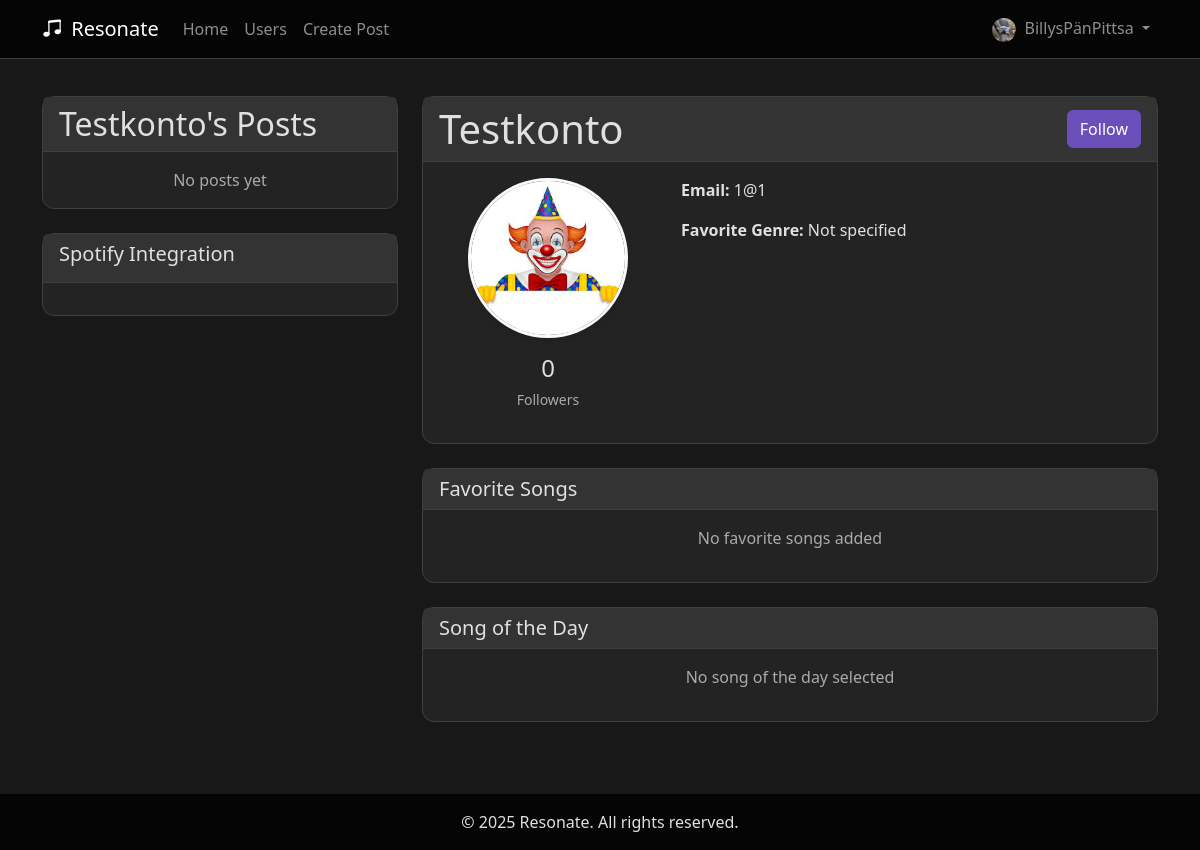
The app's page /profile/Testkonto (signed in) with its own data.
### app.py (models this page shows, shortened)
class User(UserMixin, db.Model):
    __tablename__ = 'users'
    userId = db.Column(db.String(36), primary_key=True, default=lambda: str(uuid.uuid4()))
    username = db.Column(db.String(80), nullable=False)
    email = db.Column(db.String(120), unique=True, nullable=False)
    password = db.Column(db.String(128))
    profilePicture = db.Column(db.String, nullable=True, default='default.jpg')
    favoriteGenres = db.Column(db.String, nullable=True)
    createdAt = db.Column(db.DateTime, default=datetime.utcnow)
    spotify_access_token = db.Column(db.String(255), nullable=True)
    spotify_refresh_token = db.Column(db.String(255), nullable=True)
    spotify_user_id = db.Column(db.String(255), nullable=True)
    spotify_token_expiry = db.Column(db.DateTime, nullable=True)
    bio = db.Column(db.Text, nullable=True)
    sotd_title = db.Column(db.String(200), nullable=True)
    sotd_artist = db.Column(db.String(200), nullable=True)
    song_picture = db.Column(db.String(200), nullable=True)
    favorite_songs = db.Column(db.String, nullable=True)
    followed = db.relationship(
        'User',
        secondary=followers,
        primaryjoin=(followers.c.follower_id == userId),
        secondaryjoin=(followers.c.followed_id == userId),
        backref=db.backref('followers', lazy='dynamic'),
        lazy='dynamic'
    )
    def get_id(self):
        return self.userId
    def is_following(self, user):
        return self.followed.filter(followers.c.followed_id == user.userId).count() > 0

### app.py (the view)
@app.route('/profile/<username>')
def profile(username):
    user = User.query.filter_by(username=username).first_or_404()
    posts = Post.query.filter_by(userId=user.userId).order_by(Post.created_at.desc()).all()
    return render_template('profile.html', user=user, posts=posts)

### app.py (called while the page is built)
@login_manager.user_loader
def load_user(user_id):
    return db.session.get(User, user_id)

### templates/profile.html (shortened to what this page needs)
{% extends "base.html" %}
{% block content %}
<div class="container mt-5">
    <div class="row">
        <div class="col-md-4">
            <div class="card mb-4">
                <div class="card-header">
                    <h2 class="mb-0">{{ user.username }}'s Posts</h2>
                </div>
                <div class="card-body p-0">
                    {% if posts %}
                        {% for post in posts %}
                        <div class="border-bottom p-3">
                            <p class="mb-2">{{ post.content }}</p>
                            <div class="d-flex justify-content-between align-items-center">
                                <small class="text-muted">
                                    {{ post.created_at.strftime('%B %d, %Y at %I:%M %p') }}
                                </small>
                                <div>
                                    <a href="{{ url_for('view_post', post_id=post.postId) }}" class="btn btn-link btn-sm">
                                        <i class="bi bi-chat"></i> {{ post.comments.count() }}
                                    </a>
                                    {% if current_user.is_authenticated %}
                                    <form method="POST" action="{{ url_for('like_post', post_id=post.postId) }}" class="d-inline">
                                        <button type="submit" class="btn btn-link btn-sm">
                                            {% if current_user.has_liked_post(post) %}
                                                <i class="bi bi-heart-fill text-danger"></i>
                                            {% else %}
                                                <i class="bi bi-heart text-muted"></i>
                                            {% endif %}
                                            {{ post.likes.count() }}
                                        </button>
                                    </form>
                                    {% endif %}
                                </div>
                            </div>
                        </div>
                        {% endfor %}
                    {% else %}
                    <div class="p-3 text-center text-muted">
                        No posts yet
                    </div>
                    {% endif %}
                </div>
            </div>
            {% if user.spotify_user_id %}
            <div class="card mb-4">
                <div class="card-header">
                    <h5>Spotify Top Tracks</h5>
                </div>
                <div class="card-body">
                    {% set top_tracks = get_spotify_top_tracks(user) %}
                    {% if top_tracks %}
                        <div class="row">
                            {% for track in top_tracks %}
                            <div class="col-12 mb-3">
                                <div class="d-flex align-items-center">
                                    {% if track.album_art %}
                                    <img src="{{ track.album_art }}"
                                         class="rounded me-3"
                                         style="width: 50px; height: 50px; object-fit: cover;">
                                    {% endif %}
                                    <div>
                                        <h6 class="mb-1">{{ track.name }}</h6>
                                        <p class="text-muted mb-0">{{ track.artist }}</p>
                                    </div>
                                    <div class="ms-auto d-flex align-items-center">
                                        <button class="btn btn-link preview-btn me-2"
                                                data-embed-url="{{ track.embed_url }}"
                                                data-track-name="{{ track.name }}"
                                                data-artist="{{ track.artist }}">
                                            <i class="bi bi-play-circle"></i>
                                        </button>
                                        <a href="{{ track.external_url }}"
                                           target="_blank"
                                           class="btn btn-link">
                                            <i class="bi bi-spotify"></i>
                                        </a>
                                    </div>
                                </div>
                            </div>
                            {% endfor %}
                        </div>
                    {% else %}
                    <p class="text-muted text-center">
                        No top tracks available.
                        {% if current_user == user %}
                        <a href="{{ url_for('edit_profile') }}">Connect Spotify</a> to see your tracks.
                        {% endif %}
                    </p>
                    {% endif %}
                </div>
            </div>
            {% else %}
            <div class="card mb-4">
                <div class="card-header">
                    <h5>Spotify Integration</h5>
                </div>
                <div class="card-body text-center">
                </div>
            </div>
            {% endif %}
        </div>
        <div class="col-md-8">
            <div class="card mb-4">
                <div class="card-header d-flex justify-content-between align-items-center">
                    <h1 class="mb-0">{{ user.username }}</h1>
                    <div>
                        {% if user.username == current_user.username %}
                        <a href="{{ url_for('edit_profile') }}" class="btn btn-outline-secondary me-2">
                            <i class="bi bi-pencil me-1"></i>Edit Profile
                        </a>
                        {% if not user.spotify_user_id %}
                        <a href="{{ url_for('spotify_connect') }}" class="btn btn-success">
                            <i class="bi bi-spotify me-2"></i>Connect Spotify
                        </a>
                        {% endif %}
                        {% else %}
                            {% if current_user.is_authenticated %}
                                {% if current_user.is_following(user) %}
                                <a href="{{ url_for('unfollow', username=user.username) }}" class="btn btn-outline-secondary">
                                    Unfollow
                                </a>
                                {% else %}
                                <a href="{{ url_for('follow', username=user.username) }}" class="btn btn-primary">
                                    Follow
                                </a>
                                {% endif %}
                            {% endif %}
                        {% endif %}
                    </div>
                </div>
                <div class="card-body">
                    <div class="row">
                        <div class="col-md-4 text-center">
                            <div class="profile-pic-container mb-3">
                                <img src="{{ url_for('static', filename='profile_pics/' + user.profilePicture) }}"
                                     class="profile-pic"
                                     alt="{{ user.username }}'s profile picture">
                            </div>
                             <div class="mb-3">
                                <div class="h4 mb-1">{{ user.followers.count() }}</div>
                                <small class="text-muted">Followers</small>
                            </div>
                        </div>
                        <div class="col-md-8">
                            <div class="mb-3">
                                <strong>Email:</strong>
                                <span>{{ user.email }}</span>
                            </div>
                            <div class="mb-3">
                                <strong>Favorite Genre:</strong>
                                <span>{{ user.favoriteGenres or 'Not specified' }}</span>
                            </div>
                        </div>
                    </div>
                </div>
            </div>
            <div class="card mb-4">
                <div class="card-header">
                    <h5 class="mb-0">Favorite Songs</h5>
                </div>
                <div class="card-body">
                    {% set favorite_songs = user.favorite_songs|load_json if user.favorite_songs else [] %}
                    {% if favorite_songs %}
                        <div class="list-group">
                            {% for song in favorite_songs %}
                            <div class="list-group-item list-group-item-action d-flex justify-content-between align-items-center"
                                 style="background-color: var(--bg-tertiary); color: var(--text-primary); border-color: var(--border-color);">
                                <div>
                                    <h6 class="mb-1">{{ song.title }}</h6>
                                    <small class="text-muted">{{ song.artist }}</small>
                                </div>
                                <span class="badge bg-primary rounded-circle">{{ song.icon }}</span>
                            </div>
                            {% endfor %}
                        </div>
                    {% else %}
                    <p class="text-muted text-center">No favorite songs added</p>
                    {% endif %}
                </div>
            </div>
            <div class="card mb-4">
                <div class="card-header">
                    <h5 class="mb-0">Song of the Day</h5>
                </div>
                <div class="card-body">
                    {% if user.sotd_title and user.sotd_artist %}
                    <div class="d-flex align-items-center">
                        {% if user.song_picture %}
                        <img src="{{ url_for('static', filename='song_pics/' + user.song_picture) }}"
                             class="rounded me-3"
                             style="width: 80px; height: 80px; object-fit: cover;">
                        {% endif %}
                        <div>
                            <h6 class="mb-1">{{ user.sotd_title }}</h6>
                            <p class="text-muted mb-0">{{ user.sotd_artist }}</p>
                        </div>
                    </div>
                    {% else %}
                    <p class="text-muted text-center">No song of the day selected</p>
                    {% endif %}
                </div>
            </div>
        </div>
    </div>
</div>
{% endblock %}

### templates/base.html (shortened to what this page needs)
<!DOCTYPE html>
<html lang="en">
<head>
    <link href="https://cdn.jsdelivr.net/npm/bootstrap@5.2.3/dist/css/bootstrap.min.css" rel="stylesheet">
    <link rel="stylesheet" href="https://cdn.jsdelivr.net/npm/bootstrap-icons@1.10.3/font/bootstrap-icons.css">
</head>
<body>
    <nav class="navbar navbar-expand-lg navbar-dark bg-primary fixed-top">
        <div class="container">
            <a class="navbar-brand" href="{{ url_for('index') }}">
                <i class="bi bi-music-note-beamed me-1"></i> Resonate
            </a>
            <div class="collapse navbar-collapse" id="navbarNav">
                <ul class="navbar-nav me-auto">
                    <li class="nav-item">
                        <a class="nav-link" href="{{ url_for('index') }}">Home</a>
                    </li>
                    <li class="nav-item">
                        <a class="nav-link" href="{{ url_for('users') }}">Users</a>
                    </li>
                    {% if current_user.is_authenticated %}
                    <li class="nav-item">
                        <a class="nav-link" href="{{ url_for('create_post') }}">Create Post</a>
                    </li>
                    {% endif %}
                </ul>
                <ul class="navbar-nav ms-auto">
                    {% if current_user.is_authenticated %}
                    <li class="nav-item dropdown">
                        <a class="nav-link dropdown-toggle" href="#" role="button" data-bs-toggle="dropdown">
                            <img src="{{ url_for('static', filename='profile_pics/' + current_user.profilePicture) }}"
                                 class="rounded-circle me-1" style="width: 24px; height: 24px; object-fit: cover;">
                            {{ current_user.username }}
                        </a>
                    </li>
                    {% endif %}
                </ul>
            </div>
        </div>
    </nav>
    <main class="py-5">
        {% block content %}{% endblock %}
    </main>
    <footer class="footer text-center">
        <div class="container">
            <p class="mb-0">&copy; 2025 Resonate. All rights reserved.</p>
        </div>
    </footer>
</body>
</html>

### templates/base.html (style rules this page uses)
:root { --bg-primary: #181818; --bg-secondary: #232323; --bg-tertiary: #333333; --accent-primary: #6a4fbb; --accent-secondary: #a45dff; --accent-tertiary: #c4a8d6; --text-primary: #e0e0e0; --text-secondary: #aaaaaa; --text-muted: #888888; --border-color: #3f3f3f; --glow-effect: 0 0 8px rgba(164, 93, 255, 0.7), 0 0 16px rgba(164, 93, 255, 0.4); }
html, body { height: 100%; margin: 0; background-color: var(--bg-primary); color: var(--text-primary); }
body { display: flex; flex-direction: column; }
main { flex: 1 0 auto; padding-top: 80px; }
.navbar { background-color: #050505 !important; border-bottom: 1px solid var(--border-color); }
.card { background-color: var(--bg-secondary); border: 1px solid var(--border-color); border-radius: 12px; }
.card-header { background-color: var(--bg-tertiary); border-bottom: 1px solid var(--border-color); }
.btn-primary { background-color: var(--accent-primary); border-color: var(--accent-primary); }
h1, h2, h3, h4, h5, h6, p { color: var(--text-primary); }
a { color: var(--accent-primary); }
.text-muted { color: var(--text-secondary) !important; }
.footer { flex-shrink: 0; background-color: #050505 !important; color: var(--text-secondary); width: 100%; padding: 1rem 0; }

### templates/profile.html (style rules this page uses)
.profile-pic-container { width: 160px; height: 160px; border-radius: 50%; overflow: hidden; margin: 0 auto; box-shadow: 0 4px 6px rgba(0, 0, 0, 0.1); border: 3px solid #f8f9fa; }
.profile-pic { width: 100%; height: 100%; object-fit: cover; }

### records on screen
User: profilePicture (picture), username "BillysPänPittsa"
User: username "Testkonto", profilePicture (picture), email "1@1", favoriteGenres "Not specified"

### other values on screen
{{ user.followers.count() }} "0"
